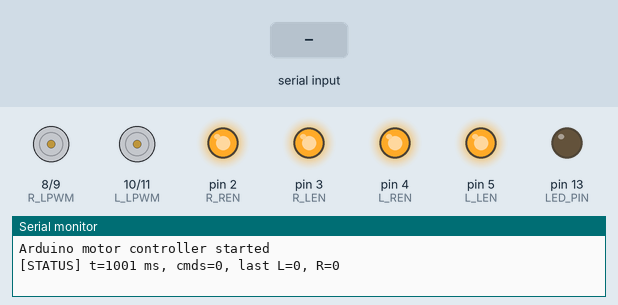
Simulated run of this sketch. Board: Arduino Uno, built with avr-gcc and run on an emulated ATmega328P. Parts: motor-driver pin pairs drawn as motors (green arrow = first pin HIGH = forward, orange = second pin HIGH = backward, longer = more drive), output pins drawn as LEDs (lit = HIGH), the last lines printed to the serial monitor. Inputs (shaded band) come from the test bench.

Above: at 1.2 s.
1.3 s: "1,90,45\n" received over Serial
At 1.57 s:
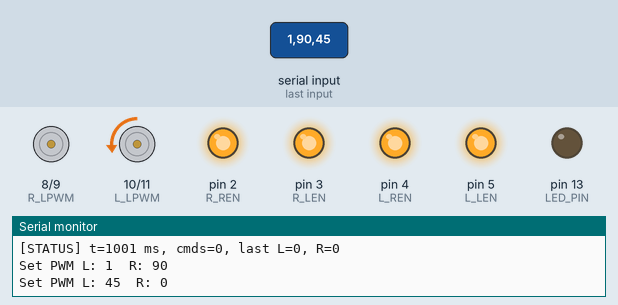
3.3 s: "90,45\n" received over Serial
At 4.1 s:
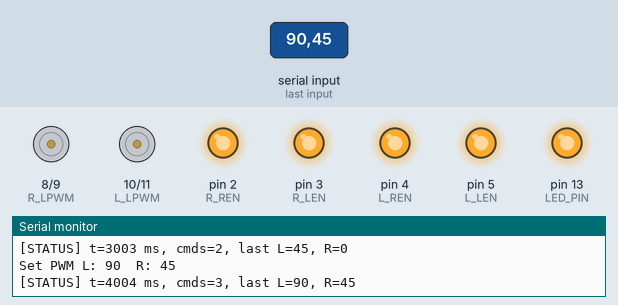
5.3 s: "30,150\n" received over Serial
At 5.7 s:
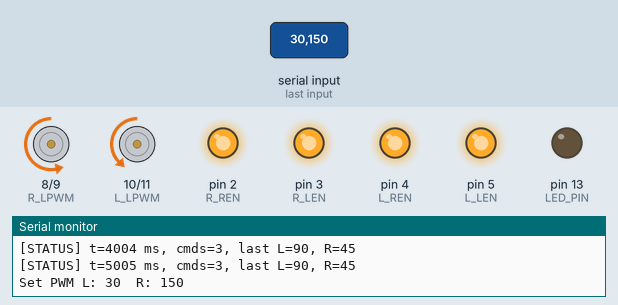
7.3 s: "5\n" received over Serial
At 7.57 s:
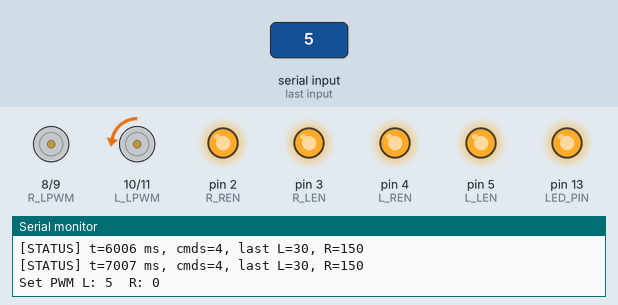
9.3 s: "90\n" received over Serial
At 9.57 s:
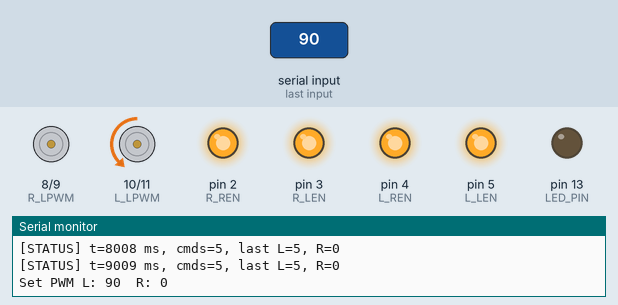
11.2 s: "200\n" received over Serial
At 11.47 s:
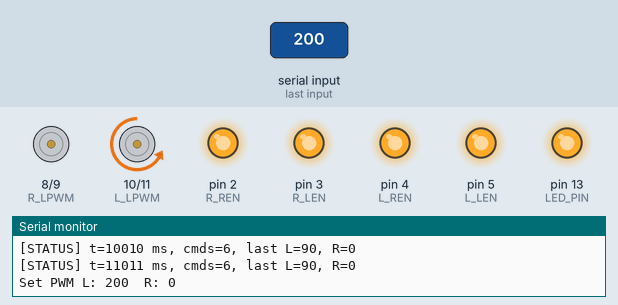
Timing chart, 0 to 14.2 s (numbered marks = the images above; inputs shaded):
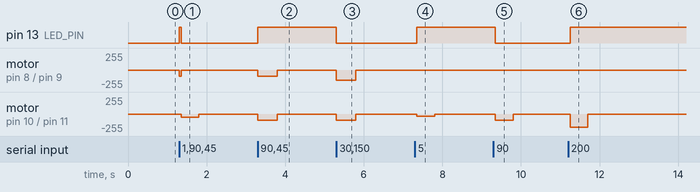

Measured:
- after the input at 1.3 s, pin 13 (LED_PIN): LOW → HIGH at once, → LOW 0.05 s later; motor on pin 8 (R_LPWM) / pin 9 (R_RPWM): stopped → backward 90/255 at once, → stopped 0.05 s later; motor on pin 10 (L_LPWM) / pin 11 (L_RPWM): stopped → backward 45/255 at once, → stopped 0.50 s later
- after the input at 3.3 s, pin 13 (LED_PIN): LOW → HIGH at once; motor on pin 8 (R_LPWM) / pin 9 (R_RPWM), motor on pin 10 (L_LPWM) / pin 11 (L_RPWM): stopped → backward 90/255 at once, → stopped 0.50 s later
- after the input at 5.3 s, pin 13 (LED_PIN): HIGH → LOW at once; motor on pin 8 (R_LPWM) / pin 9 (R_RPWM): stopped → backward 150/255 at once, → stopped 0.50 s later; motor on pin 10 (L_LPWM) / pin 11 (L_RPWM): stopped → backward 90/255 at once, → stopped 0.50 s later
- after the input at 7.3 s, pin 13 (LED_PIN): LOW → HIGH after 0.05 s; motor on pin 10 (L_LPWM) / pin 11 (L_RPWM): stopped → backward 30/255 after 0.05 s, → stopped 0.45 s later
- after the input at 9.3 s, pin 13 (LED_PIN): HIGH → LOW after 0.05 s; motor on pin 10 (L_LPWM) / pin 11 (L_RPWM): stopped → backward 90/255 after 0.05 s, → stopped 0.45 s later
- after the input at 11.2 s, pin 13 (LED_PIN): LOW → HIGH after 0.05 s; motor on pin 10 (L_LPWM) / pin 11 (L_RPWM): stopped → backward 200/255 after 0.05 s, → stopped 0.45 s later

The sketch:

VR_robot_serial.ino
```cpp
#include <Arduino.h>

// ---- 모터 드라이버 핀 정의 (기존 그대로) ----
// 왼쪽 모터 드라이버
const int L_RPWM = 11;   // 왼쪽 RPWM (PWM)
const int L_LPWM = 10;   // 왼쪽 LPWM (PWM)
const int L_REN  = 4;    // 왼쪽 R_EN
const int L_LEN  = 5;    // 왼쪽 L_EN

// 오른쪽 모터 드라이버
const int R_RPWM = 9;    // 오른쪽 RPWM (PWM)
const int R_LPWM = 8;    // 오른쪽 LPWM (PWM)
const int R_REN  = 2;    // 오른쪽 R_EN
const int R_LEN  = 3;    // 오른쪽 L_EN

// 최대 PWM 값
const int MAX_PWM = 255;

// 디버깅용 LED (보드 내장 LED)
const int LED_PIN = LED_BUILTIN;

// 디버깅/워치독용 상태 변수
unsigned long lastCmdTime = 0;
unsigned long lastStatusPrint = 0;
int lastLeftPWM = 0;
int lastRightPWM = 0;
long cmdCount = 0;

// ---------------- 모터 제어 함수들 (기존 그대로) ----------------

// 왼쪽 모터: 정/역/정지
void leftMotorForward(int speed) {
  analogWrite(L_RPWM, speed);
  analogWrite(L_LPWM, 0);
}

void leftMotorBackward(int speed) {
  analogWrite(L_RPWM, 0);
  analogWrite(L_LPWM, speed);
}

void leftMotorStop() {
  analogWrite(L_RPWM, 0);
  analogWrite(L_LPWM, 0);
}

// 오른쪽 모터: 정/역/정지
void rightMotorForward(int speed) {
  analogWrite(R_RPWM, speed);
  analogWrite(R_LPWM, 0);
}

void rightMotorBackward(int speed) {
  analogWrite(R_RPWM, 0);
  analogWrite(R_LPWM, speed);
}

void rightMotorStop() {
  analogWrite(R_RPWM, 0);
  analogWrite(R_LPWM, 0);
}

// 두 바퀴 모두 정지
void stopMotors() {
  leftMotorStop();
  rightMotorStop();
}

// ---------------- PWM 적용 함수 ----------------

// 왼/오 PWM(-255~255)을 받아서 방향+세기로 변환
void setMotorPWM(int leftPWM, int rightPWM) {
  // 안전 범위 제한
  leftPWM  = constrain(leftPWM,  -MAX_PWM, MAX_PWM);
  rightPWM = constrain(rightPWM, -MAX_PWM, MAX_PWM);

  // 왼쪽 모터
  if (leftPWM > 0) {
    leftMotorForward(leftPWM);
  } else if (leftPWM < 0) {
    leftMotorBackward(-leftPWM);  // 절댓값
  } else {
    leftMotorStop();
  }

  // 오른쪽 모터
  if (rightPWM > 0) {
    rightMotorForward(rightPWM);
  } else if (rightPWM < 0) {
    rightMotorBackward(-rightPWM);
  } else {
    rightMotorStop();
  }
}

void setup() {
  Serial.begin(115200);   // ROS2 노드와 동일한 baudrate로 맞추기

  // 모터 핀 모드 설정
  pinMode(L_RPWM, OUTPUT);
  pinMode(L_LPWM, OUTPUT);
  pinMode(L_REN,  OUTPUT);
  pinMode(L_LEN,  OUTPUT);

  pinMode(R_RPWM, OUTPUT);
  pinMode(R_LPWM, OUTPUT);
  pinMode(R_REN,  OUTPUT);
  pinMode(R_LEN,  OUTPUT);

  // 드라이버 Enable 활성화
  digitalWrite(L_REN, HIGH);
  digitalWrite(L_LEN, HIGH);
  digitalWrite(R_REN, HIGH);
  digitalWrite(R_LEN, HIGH);

  // parseInt 타임아웃 (ms)
  // 너무 짧으면 두 번째 숫자를 0으로 읽는 경우가 있어서 약간 여유를 줌
  Serial.setTimeout(50);

  // 디버깅용 LED 설정
  pinMode(LED_PIN, OUTPUT);
  digitalWrite(LED_PIN, LOW);

  stopMotors();

  Serial.println("Arduino motor controller started");
}

void loop() {

  unsigned long now = millis();

  // ----- 워치독: 일정 시간 동안 명령이 없으면 정지 -----
  if ((now - lastCmdTime) > 500 && (lastLeftPWM != 0 || lastRightPWM != 0)) {
    setMotorPWM(0, 0);
  }

  // 주기적으로 상태 출력 (1초마다)
  if (now - lastStatusPrint > 1000) {
    lastStatusPrint = now;
    Serial.print("[STATUS] t=");
    Serial.print(now);
    Serial.print(" ms, cmds=");
    Serial.print(cmdCount);
    Serial.print(", last L=");
    Serial.print(lastLeftPWM);
    Serial.print(", R=");
    Serial.println(lastRightPWM);
  }

  // 시리얼로부터 "왼PWM 오른PWM\n" 형식으로 값 수신
  if (Serial.available() > 0) {
    // 숫자 2개 읽기 (parseInt는 숫자/마이너스 외엔 무시)
    int leftPWM  = Serial.parseInt();   // 첫 번째 숫자
    int rightPWM = Serial.parseInt();   // 두 번째 숫자

    // 줄 끝까지 버퍼 비우기 (옵션)
    while (Serial.available()) {
      char c = Serial.read();
      if (c == '\n' || c == '\r') break;
    }

    // 디버깅용 상태 업데이트
    lastCmdTime = now;
    lastLeftPWM = leftPWM;
    lastRightPWM = rightPWM;
    cmdCount++;

    // 값이 실제로 들어왔는지 간단 체크 (필요시 추가)
    setMotorPWM(leftPWM, rightPWM);

    // 디버그 출력
    Serial.print("Set PWM L: ");
    Serial.print(leftPWM);
    Serial.print("  R: ");
    Serial.println(rightPWM);

    // 명령 한 번 받을 때마다 LED 토글 (깜빡임으로 상태 확인)
    digitalWrite(LED_PIN, !digitalRead(LED_PIN));

  }
}
```
